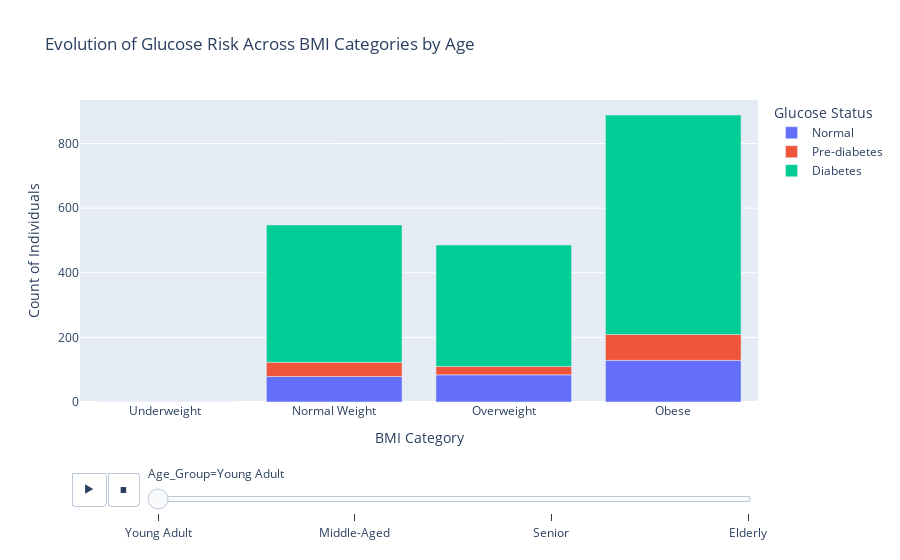

The notebook cell saved with this chart:
### Markdown cell above
### How does the distribution of high-risk glucose categories (Pre-diabetes and Diabetes) evolve across BMI Categories as the population ages? *Using an Animated Stacked Bar Plot*

### Code cell
risk_progression = data.groupby(['Age_Group', 'BMI_Category', 'Glucose_Control_Status']).size().reset_index(name='Count')

age_order = ['Young Adult', 'Middle-Aged', 'Senior', 'Elderly']
bmi_order = ['Underweight', 'Normal Weight', 'Overweight', 'Obese']
glucose_order = ['Normal', 'Pre-diabetes', 'Diabetes'] # Stack order

fig = px.bar(
    risk_progression,
    x="BMI_Category",
    y="Count",
    color="Glucose_Control_Status",
    animation_frame="Age_Group", 
    category_orders={
        "Age_Group": age_order,
        "BMI_Category": bmi_order,
        "Glucose_Control_Status": glucose_order
    },
    title="Evolution of Glucose Risk Across BMI Categories by Age"
)

fig.update_layout(
    xaxis_title="BMI Category",
    yaxis_title="Count of Individuals",
    legend_title="Glucose Status"
)

fig.show()
fig.write_html("BMI_Age_status.html")

### Figure 1 — Plotly figure (JSON) as saved in the notebook; plotly's stock layout.template omitted (floating-point values rounded to 4 significant figures)
{"data": [{"alignmentgroup": "True", "hovertemplate": "Glucose_Control_Status=Normal<br>Age_Group=Young Adult<br>BMI_Category=%{x}<br>Count=%{y}<extra></extra>", "legendgroup": "Normal", "marker": {"color": "#636efa", "pattern": {"shape": ""}}, "name": "Normal", "offsetgroup": "Normal", "orientation": "v", "showlegend": true, "textposition": "auto", "type": "bar", "x": ["Underweight", "Normal Weight", "Overweight", "Obese"], "xaxis": "x", "y": [0, 79, 84, 129], "yaxis": "y"}, {"alignmentgroup": "True", "hovertemplate": "Glucose_Control_Status=Pre-diabetes<br>Age_Group=Young Adult<br>BMI_Category=%{x}<br>Count=%{y}<extra></extra>", "legendgroup": "Pre-diabetes", "marker": {"color": "#EF553B", "pattern": {"shape": ""}}, "name": "Pre-diabetes", "offsetgroup": "Pre-diabetes", "orientation": "v", "showlegend": true, "textposition": "auto", "type": "bar", "x": ["Underweight", "Normal Weight", "Overweight", "Obese"], "xaxis": "x", "y": [0, 44, 26, 80], "yaxis": "y"}, {"alignmentgroup": "True", "hovertemplate": "Glucose_Control_Status=Diabetes<br>Age_Group=Young Adult<br>BMI_Category=%{x}<br>Count=%{y}<extra></extra>", "legendgroup": "Diabetes", "marker": {"color": "#00cc96", "pattern": {"shape": ""}}, "name": "Diabetes", "offsetgroup": "Diabetes", "orientation": "v", "showlegend": true, "textposition": "auto", "type": "bar", "x": ["Underweight", "Normal Weight", "Overweight", "Obese"], "xaxis": "x", "y": [0, 425, 376, 679], "yaxis": "y"}], "layout": {"barmode": "relative", "legend": {"title": {"text": "Glucose Status"}, "tracegroupgap": 0}, "sliders": [{"active": 0, "currentvalue": {"prefix": "Age_Group="}, "len": 0.9, "pad": {"b": 10, "t": 60}, "steps": [{"args": [["Young Adult"], {"frame": {"duration": 0, "redraw": true}, "fromcurrent": true, "mode": "immediate", "transition": {"duration": 0, "easing": "linear"}}], "label": "Young Adult", "method": "animate"}, {"args": [["Middle-Aged"], {"frame": {"duration": 0, "redraw": true}, "fromcurrent": true, "mode": "immediate", "transition": {"duration": 0, "easing": "linear"}}], "label": "Middle-Aged", "method": "animate"}, {"args": [["Senior"], {"frame": {"duration": 0, "redraw": true}, "fromcurrent": true, "mode": "immediate", "transition": {"duration": 0, "easing": "linear"}}], "label": "Senior", "method": "animate"}, {"args": [["Elderly"], {"frame": {"duration": 0, "redraw": true}, "fromcurrent": true, "mode": "immediate", "transition": {"duration": 0, "easing": "linear"}}], "label": "Elderly", "method": "animate"}], "x": 0.1, "xanchor": "left", "y": 0, "yanchor": "top"}], "title": {"text": "Evolution of Glucose Risk Across BMI Categories by Age"}, "updatemenus": [{"buttons": [{"args": [null, {"frame": {"duration": 500, "redraw": true}, "fromcurrent": true, "mode": "immediate", "transition": {"duration": 500, "easing": "linear"}}], "label": "&#9654;", "method": "animate"}, {"args": [[null], {"frame": {"duration": 0, "redraw": true}, "fromcurrent": true, "mode": "immediate", "transition": {"duration": 0, "easing": "linear"}}], "label": "&#9724;", "method": "animate"}], "direction": "left", "pad": {"r": 10, "t": 70}, "showactive": false, "type": "buttons", "x": 0.1, "xanchor": "right", "y": 0, "yanchor": "top"}], "xaxis": {"anchor": "y", "categoryarray": ["Underweight", "Normal Weight", "Overweight", "Obese"], "categoryorder": "array", "domain": [0, 1], "title": {"text": "BMI Category"}}, "yaxis": {"anchor": "x", "domain": [0, 1], "title": {"text": "Count of Individuals"}}}}
